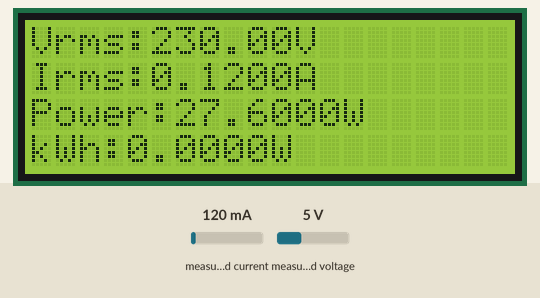
The sketch below on a simulated ESP32. On the bench: 20×4 character LCD. The inputs (shaded band) are chosen by the test bench; at power-on: measured current 120 mA, measured voltage 5 V. WiFi joins after 1.5 s; servers stay silent unless stated; uploads are accepted with an empty reply; what the sketch prints to the serial monitor is not drawn.

Above: at 6.2 s.
6.3 s: measured current set to 40 mA
At 12.1 s:
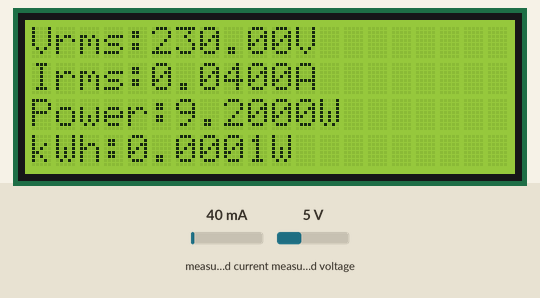
12.8 s: measured voltage set to 0.3 V
At 18.3 s:
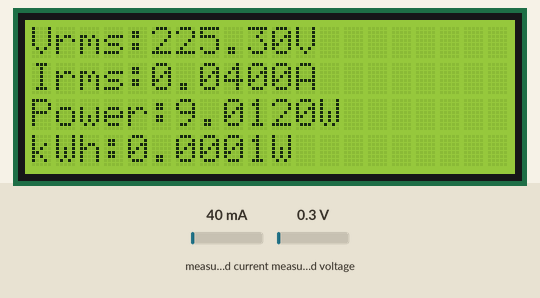
18.6 s: measured current set to 500 mA
At 23.4 s:
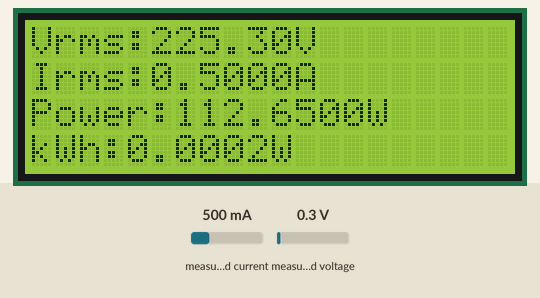
29.1 s: measured voltage set to 3.8 V
At 34.8 s:
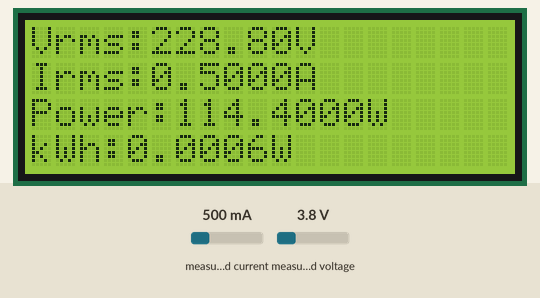
35.9 s: measured current set to 1000 mA
At 41.1 s:
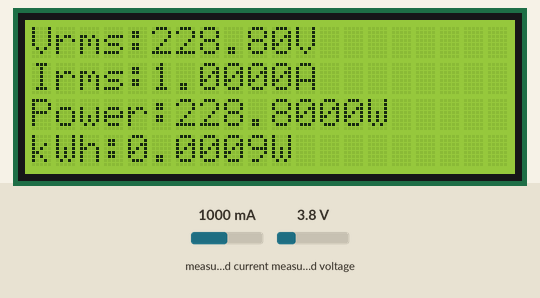
46.4 s: measured voltage set to 7.5 V
At 52.5 s:
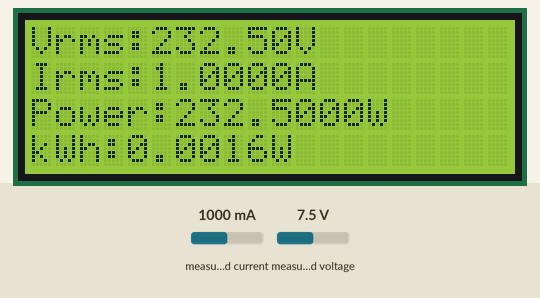
Timing chart, 0 to 54.0 s (numbered marks = the images above; inputs shaded):
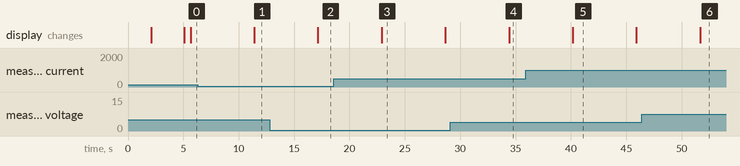

Measured:
- after the input at 6.3 s, the display: changes after 5.1 s (image 1)
- after the input at 12.8 s, the display: changes after 4.3 s (image 2)
- after the input at 18.6 s, the display: changes after 4.3 s (image 3)
- after the input at 29.1 s, the display: changes after 5.3 s (image 4)
- after the input at 46.4 s, the display: changes after 5.3 s (image 6)
- what the display in image 3 shows lasts 5.8 s, from 22.9 s to 28.7 s

The sketch:

Database_Connected_ESP32.ino
```cpp
#include <LiquidCrystal_I2C.h>
#include "EmonLib.h"
#include <EEPROM.h>
#include <WiFi.h>
#include <HTTPClient.h>

LiquidCrystal_I2C lcd(0x27, 20, 4);
EnergyMonitor emon;

#define vCalibration 83.3
#define currCalibration 0.50

char ssid[] = "SLT-4G-738D";
char pass[] = "B73L0L3MGE6";

float kWh = 0;
unsigned long lastmillis = millis();

void sendDataToServer(float Vrms, float Irms, float Power, float kWh) {
 HTTPClient http;
 String serverPath = "http://192.168.1.101/EnergyEffix%20Meter%20Database/index.php";
 http.begin(serverPath);
 http.addHeader("Content-Type", "application/x-www-form-urlencoded");
 String httpRequestData = "Vrms=" + String(Vrms) + "&Irms=" + String(Irms) + "&Power=" + String(Power) + "&kWh=" + String(kWh);
 int httpResponseCode = http.POST(httpRequestData);

 if (httpResponseCode>0) {
    String response = http.getString();
    Serial.println(httpResponseCode);
    Serial.println(response);
 } else {
    Serial.print("Error on sending POST: ");
    Serial.println(httpResponseCode);
 }

 http.end();
}

void setup() {
 Serial.begin(115200);
 WiFi.begin(ssid, pass);
 while (WiFi.status() != WL_CONNECTED) {
    delay(1000);
    Serial.println("Connecting to WiFi...");
 }
 Serial.println("Connected to WiFi");

 lcd.init();
 lcd.backlight();
 emon.voltage(35, vCalibration, 1.7);
 emon.current(34, currCalibration);

 lcd.setCursor(0, 0);
 lcd.print("Starting.....");
 lcd.setCursor(5, 2);
 lcd.print("EnergyEffix!");
 delay(3000);
 lcd.clear();
}

void loop() {
 emon.calcVI(20, 2000);
 kWh = kWh + emon.apparentPower * (millis() - lastmillis) / 3600000000.0;
 yield();

 Serial.print("Vrms: ");
 Serial.print(emon.Vrms, 2);
 Serial.print("V");
 EEPROM.put(0, emon.Vrms);
 delay(100);

 Serial.print("\tIrms: ");
 Serial.print(emon.Irms, 4);
 Serial.print("A");
 EEPROM.put(4, emon.Irms);
 delay(100);

 Serial.print("\tPower: ");
 Serial.print(emon.apparentPower, 4);
 Serial.print("W");
 EEPROM.put(8, emon.apparentPower);
 delay(100);

 Serial.print("\tkWh: ");
 Serial.print(kWh, 5);
 Serial.println("kWh");
 EEPROM.put(12, kWh);

 lcd.clear();
 lcd.setCursor(0, 0);
 lcd.print("Vrms:");
 lcd.print(emon.Vrms, 2);
 lcd.print("V");
 lcd.setCursor(0, 1);
 lcd.print("Irms:");
 lcd.print(emon.Irms, 4);
 lcd.print("A");
 lcd.setCursor(0, 2);
 lcd.print("Power:");
 lcd.print(emon.apparentPower, 4);
 lcd.print("W");
 lcd.setCursor(0, 3);
 lcd.print("kWh:");
 lcd.print(kWh, 4);
 lcd.print("W");

 sendDataToServer(emon.Vrms, emon.Irms, emon.apparentPower, kWh);

 lastmillis = millis();
 delay(5000); // Adjust the delay as needed
}
```
